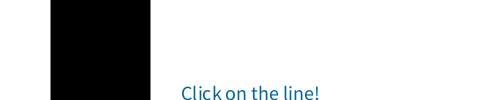
Frame 1 (no input)
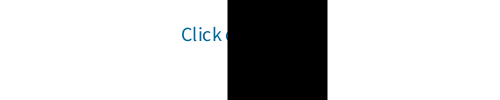
Frame 60 (the mouse pressed at the canvas centre just before this capture)
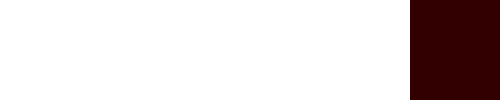
Frame 120 (the mouse held since frame 60 and released just before this capture)

The Processing sketch that drew these frames (run headless with seeded random() and noise(); from frame 60 on, the mouse is pressed at the canvas centre):

// Processing sketch: sketch__4_3
// ── sketch__4_3.pde
int lineDist = min(width, height);
int lineColour = max(0, -1);
int thickness = max(10, 100);
int speed = 3;
int start = 100;

void setup()
{
  size(500, 100);
  textSize(20);
  fill(0, 102, 153);
  textAlign(CENTER);
}

void draw()
{
  background(255);
  text("Click on the line!", width/2, start);
  start-=1;
  strokeWeight(thickness);
  stroke(lineColour, 0, 0);
  line(lineDist, 0, lineDist, height);
  lineDist += speed;

  if ((mousePressed==true)
    &&(mouseX>lineDist-thickness/2)
    &&(mouseX<lineDist+thickness/2))
  {
    lineColour+=10;
    thickness -=1;
    speed +=0.95;
  }

  

  if (lineDist>width) {
    lineDist=0;
  }
  if (thickness<2) {
    background(255);
    text("You Beat The Game!", width/2, height/2);
  }
}
